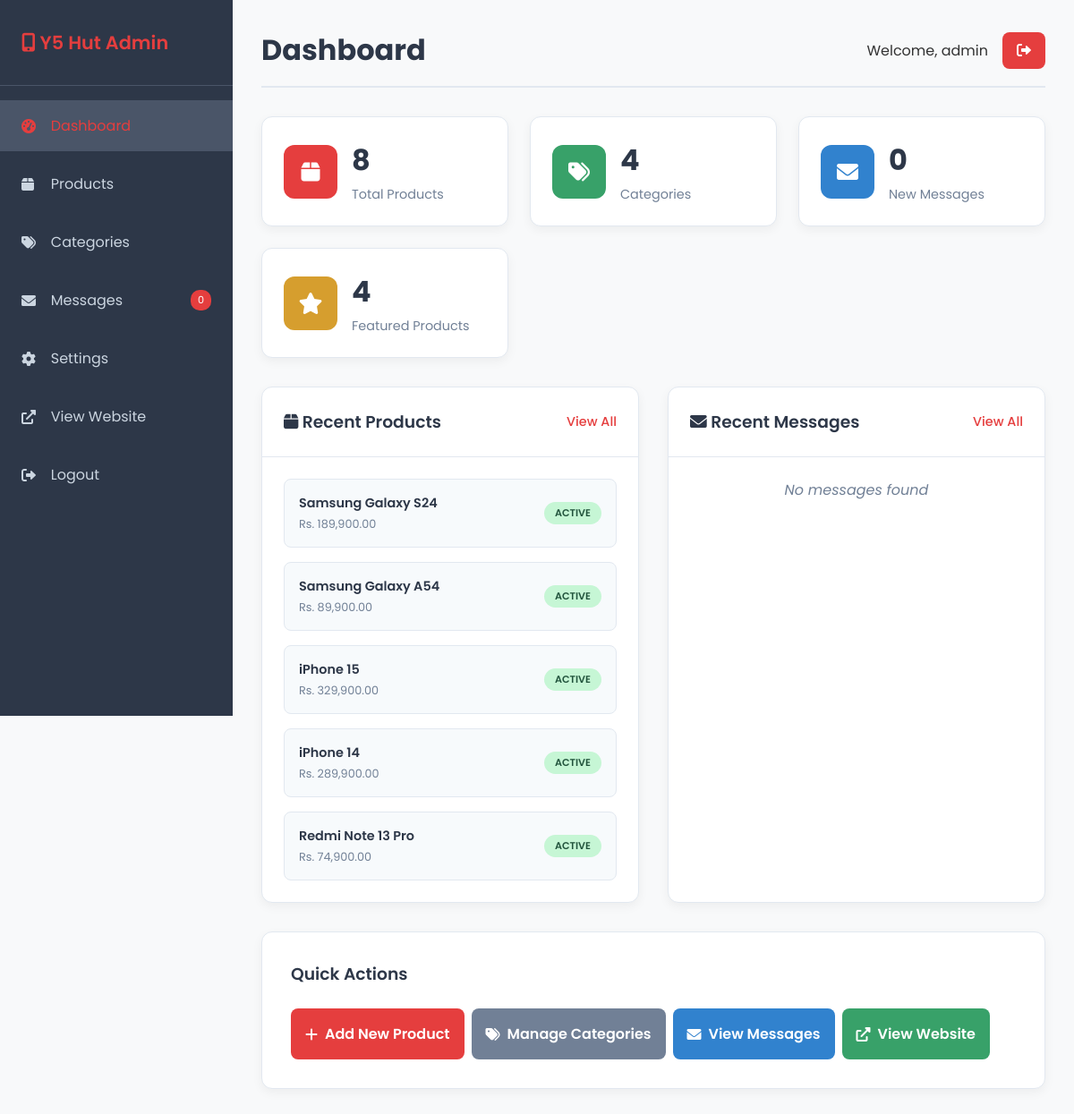
Page /admin/dashboard.php (signed in) on the committed database.
### tables this page shows
CREATE TABLE products (
    id INT AUTO_INCREMENT PRIMARY KEY,
    name VARCHAR(200) NOT NULL,
    slug VARCHAR(200) NOT NULL UNIQUE,
    category_id INT NOT NULL,
    price DECIMAL(10,2) NOT NULL,
    original_price DECIMAL(10,2),
    description TEXT,
    specifications JSON,
    image VARCHAR(255),
    gallery JSON,
    stock_quantity INT DEFAULT 0,
    status ENUM('active', 'inactive', 'out_of_stock') DEFAULT 'active',
    featured BOOLEAN DEFAULT FALSE,
    meta_title VARCHAR(200),
    meta_description TEXT,
    created_at TIMESTAMP DEFAULT CURRENT_TIMESTAMP,
    updated_at TIMESTAMP DEFAULT CURRENT_TIMESTAMP ON UPDATE CURRENT_TIMESTAMP,
    FOREIGN KEY (category_id) REFERENCES categories(id) ON DELETE CASCADE,
    INDEX idx_category (category_id),
    INDEX idx_status (status),
    INDEX idx_featured (featured)
);

### backend/db.php (called while the page is built, shortened)
<?php
class Database {
    private $host = DB_HOST;
    private $user = DB_USER;
    private $pass = DB_PASS;
    private $dbname = DB_NAME;
    private $dbh;
    private $stmt;
    public function __construct() {
        $dsn = 'mysql:host=' . $this->host . ';dbname=' . $this->dbname . ';charset=utf8mb4';
        $options = array(
            PDO::ATTR_PERSISTENT => true,
            PDO::ATTR_ERRMODE => PDO::ERRMODE_EXCEPTION,
            PDO::ATTR_DEFAULT_FETCH_MODE => PDO::FETCH_ASSOC
        );
        try {
            $this->dbh = new PDO($dsn, $this->user, $this->pass, $options);
        } catch(PDOException $e) {
            $this->error = $e->getMessage();
            error_log('Database connection failed: ' . $this->error);
            return false;
        }
    }
    public function query($query) {
        $this->stmt = $this->dbh->prepare($query);
    }
    public function execute() {
        return $this->stmt->execute();
    }
    public function resultset() {
        $this->execute();
        return $this->stmt->fetchAll();
    }
    public function single() {
        $this->execute();
        return $this->stmt->fetch();
    }
}
try {
    $db = new Database();
} catch (Exception $e) {
    error_log('Database initialization failed: ' . $e->getMessage());
    $db = null;
}
?>

### admin/dashboard.php (the view, shortened to what this page needs)
<?php
require_once '../backend/db.php';
try {
    $db->query('SELECT COUNT(*) as total FROM products WHERE status = "active"');
    $totalProducts = $db->single()['total'];
    $db->query('SELECT COUNT(*) as total FROM categories WHERE status = "active"');
    $totalCategories = $db->single()['total'];
    $db->query('SELECT COUNT(*) as total FROM messages WHERE status = "new"');
    $newMessages = $db->single()['total'];
    $db->query('SELECT COUNT(*) as total FROM products WHERE featured = 1 AND status = "active"');
    $featuredProducts = $db->single()['total'];
    $db->query('SELECT * FROM products ORDER BY created_at DESC LIMIT 5');
    $recentProducts = $db->resultset();
    $db->query('SELECT * FROM messages ORDER BY created_at DESC LIMIT 5');
    $recentMessages = $db->resultset();
} catch (Exception $e) {
    $error = 'Error loading dashboard data';
}
?>
<!DOCTYPE html>
<html lang="en">
<head>
    <link href="https://cdnjs.cloudflare.com/ajax/libs/font-awesome/6.0.0/css/all.min.css" rel="stylesheet">
    <link href="../assets/css/admin.css" rel="stylesheet">
</head>
<body>
    <div class="admin-container">
        <aside class="sidebar">
            <div class="sidebar-header">
                <h2><i class="fas fa-mobile-alt"></i> Y5 Hut Admin</h2>
            </div>
            <nav class="sidebar-nav">
                <ul>
                    <li><a href="dashboard.php" class="active"><i class="fas fa-tachometer-alt"></i> Dashboard</a></li>
                    <li><a href="products.php"><i class="fas fa-box"></i> Products</a></li>
                    <li><a href="categories.php"><i class="fas fa-tags"></i> Categories</a></li>
                    <li><a href="messages.php"><i class="fas fa-envelope"></i> Messages <span class="badge"><?php echo $newMessages; ?></span></a></li>
                    <li><a href="settings.php"><i class="fas fa-cog"></i> Settings</a></li>
                    <li><a href="../index.html" target="_blank"><i class="fas fa-external-link-alt"></i> View Website</a></li>
                    <li><a href="logout.php"><i class="fas fa-sign-out-alt"></i> Logout</a></li>
                </ul>
            </nav>
        </aside>
        <main class="main-content">
            <header class="admin-header">
                <h1>Dashboard</h1>
                <div class="admin-user">
                    <span>Welcome, <?php echo htmlspecialchars($_SESSION['admin_username']); ?></span>
                    <a href="logout.php" class="logout-btn"><i class="fas fa-sign-out-alt"></i></a>
                </div>
            </header>
            <div class="stats-grid">
                <div class="stat-card">
                    <div class="stat-icon products">
                        <i class="fas fa-box"></i>
                    </div>
                    <div class="stat-info">
                        <h3><?php echo $totalProducts; ?></h3>
                        <p>Total Products</p>
                    </div>
                </div>
                <div class="stat-card">
                    <div class="stat-icon categories">
                        <i class="fas fa-tags"></i>
                    </div>
                    <div class="stat-info">
                        <h3><?php echo $totalCategories; ?></h3>
                        <p>Categories</p>
                    </div>
                </div>
                <div class="stat-card">
                    <div class="stat-icon messages">
                        <i class="fas fa-envelope"></i>
                    </div>
                    <div class="stat-info">
                        <h3><?php echo $newMessages; ?></h3>
                        <p>New Messages</p>
                    </div>
                </div>
                <div class="stat-card">
                    <div class="stat-icon featured">
                        <i class="fas fa-star"></i>
                    </div>
                    <div class="stat-info">
                        <h3><?php echo $featuredProducts; ?></h3>
                        <p>Featured Products</p>
                    </div>
                </div>
            </div>
            <div class="dashboard-grid">
                <div class="dashboard-card">
                    <div class="card-header">
                        <h3><i class="fas fa-box"></i> Recent Products</h3>
                        <a href="products.php" class="view-all">View All</a>
                    </div>
                    <div class="card-content">
                        <?php if (!empty($recentProducts)): ?>
                            <div class="recent-list">
                                <?php foreach ($recentProducts as $product): ?>
                                    <div class="recent-item">
                                        <div class="item-info">
                                            <h4><?php echo htmlspecialchars($product['name']); ?></h4>
                                            <p>Rs. <?php echo number_format($product['price'], 2); ?></p>
                                        </div>
                                        <span class="item-status <?php echo $product['status']; ?>">
                                            <?php echo ucfirst($product['status']); ?>
                                        </span>
                                    </div>
                                <?php endforeach; ?>
                            </div>
                        <?php else: ?>
                            <p class="no-data">No products found</p>
                        <?php endif; ?>
                    </div>
                </div>
                <div class="dashboard-card">
                    <div class="card-header">
                        <h3><i class="fas fa-envelope"></i> Recent Messages</h3>
                        <a href="messages.php" class="view-all">View All</a>
                    </div>
                    <div class="card-content">
                        <?php if (!empty($recentMessages)): ?>
                            <div class="recent-list">
                                <?php foreach ($recentMessages as $message): ?>
                                    <div class="recent-item">
                                        <div class="item-info">
                                            <h4><?php echo htmlspecialchars($message['name']); ?></h4>
                                            <p><?php echo htmlspecialchars(substr($message['message'], 0, 50)) . '...'; ?></p>
                                        </div>
                                        <span class="item-status <?php echo $message['status']; ?>">
                                            <?php echo ucfirst($message['status']); ?>
                                        </span>
                                    </div>
                                <?php endforeach; ?>
                            </div>
                        <?php else: ?>
                            <p class="no-data">No messages found</p>
                        <?php endif; ?>
                    </div>
                </div>
            </div>
            <div class="quick-actions">
                <h3>Quick Actions</h3>
                <div class="action-buttons">
                    <a href="add-product.php" class="action-btn primary">
                        <i class="fas fa-plus"></i> Add New Product
                    </a>
                    <a href="categories.php" class="action-btn secondary">
                        <i class="fas fa-tags"></i> Manage Categories
                    </a>
                    <a href="messages.php" class="action-btn info">
                        <i class="fas fa-envelope"></i> View Messages
                    </a>
                    <a href="../index.html" target="_blank" class="action-btn success">
                        <i class="fas fa-external-link-alt"></i> View Website
                    </a>
                </div>
            </div>
        </main>
    </div>
</body>
</html>

### assets/css/admin.css (style rules this page uses)
* { margin: 0; padding: 0; box-sizing: border-box; }
body { font-family: 'Poppins', sans-serif; background: #f8f9fa; color: #333; }
.admin-container { display: flex; min-height: 100vh; }
.sidebar { width: 260px; background: #2d3748; color: white; position: fixed; height: 100vh; overflow-y: auto; }
.sidebar-header { padding: 2rem 1.5rem; border-bottom: 1px solid #4a5568; }
.sidebar-header h2 { color: #e53e3e; font-size: 1.3rem; font-weight: 600; }
.sidebar-nav ul { list-style: none; padding: 1rem 0; }
.sidebar-nav li { margin-bottom: 0.5rem; }
.sidebar-nav a { display: flex; align-items: center; padding: 1rem 1.5rem; color: #cbd5e0; text-decoration: none; transition: all 0.3s ease; position: relative; }
.sidebar-nav a:hover, .sidebar-nav a.active { background: #4a5568; color: #e53e3e; }
.sidebar-nav a i { margin-right: 0.8rem; width: 20px; }
.badge { background: #e53e3e; color: white; padding: 0.2rem 0.5rem; border-radius: 10px; font-size: 0.7rem; margin-left: auto; }
.main-content { flex: 1; margin-left: 260px; padding: 2rem; }
.admin-header { display: flex; justify-content: space-between; align-items: center; margin-bottom: 2rem; padding-bottom: 1rem; border-bottom: 2px solid #e2e8f0; }
.admin-header h1 { color: #2d3748; font-size: 2rem; font-weight: 700; }
.admin-user { display: flex; align-items: center; gap: 1rem; }
.logout-btn { background: #e53e3e; color: white; padding: 0.5rem 1rem; border-radius: 8px; text-decoration: none; transition: all 0.3s ease; }
.stats-grid { display: grid; grid-template-columns: repeat(auto-fit, minmax(250px, 1fr)); gap: 1.5rem; margin-bottom: 2rem; }
.stat-card { background: white; padding: 1.5rem; border-radius: 12px; box-shadow: 0 4px 12px rgba(0,0,0,0.05); display: flex; align-items: center; gap: 1rem; border: 1px solid #e2e8f0; }
.stat-icon { width: 60px; height: 60px; border-radius: 12px; display: flex; align-items: center; justify-content: center; font-size: 1.5rem; color: white; }
.stat-icon.products { background: #e53e3e; }
.stat-icon.categories { background: #38a169; }
.stat-icon.messages { background: #3182ce; }
.stat-icon.featured { background: #d69e2e; }
.stat-info h3 { font-size: 2rem; font-weight: 700; color: #2d3748; margin-bottom: 0.25rem; }
.stat-info p { color: #718096; font-size: 0.9rem; }
.dashboard-grid { display: grid; grid-template-columns: 1fr 1fr; gap: 2rem; margin-bottom: 2rem; }
.dashboard-card { background: white; border-radius: 12px; box-shadow: 0 4px 12px rgba(0,0,0,0.05); border: 1px solid #e2e8f0; }
.card-header { display: flex; justify-content: space-between; align-items: center; padding: 1.5rem; border-bottom: 1px solid #e2e8f0; }
.card-header h3 { color: #2d3748; font-weight: 600; }
.view-all { color: #e53e3e; text-decoration: none; font-size: 0.9rem; font-weight: 500; }
.card-content { padding: 1.5rem; }
.recent-list { display: flex; flex-direction: column; gap: 1rem; }
.recent-item { display: flex; justify-content: space-between; align-items: center; padding: 1rem; background: #f7fafc; border-radius: 8px; border: 1px solid #e2e8f0; }
.item-info h4 { color: #2d3748; font-size: 0.9rem; font-weight: 600; margin-bottom: 0.25rem; }
.item-info p { color: #718096; font-size: 0.8rem; }
.item-status { padding: 0.25rem 0.75rem; border-radius: 20px; font-size: 0.7rem; font-weight: 600; text-transform: uppercase; }
.item-status.active { background: #c6f6d5; color: #22543d; }
.no-data { text-align: center; color: #718096; font-style: italic; }
.quick-actions { background: white; padding: 2rem; border-radius: 12px; box-shadow: 0 4px 12px rgba(0,0,0,0.05); border: 1px solid #e2e8f0; }
.quick-actions h3 { color: #2d3748; margin-bottom: 1.5rem; font-weight: 600; }
.action-buttons { display: grid; grid-template-columns: repeat(auto-fit, minmax(200px, 1fr)); gap: 1rem; }
.action-btn { display: flex; align-items: center; justify-content: center; gap: 0.5rem; padding: 1rem; border-radius: 8px; text-decoration: none; font-weight: 600; transition: all 0.3s ease; color: white; }
.action-btn.primary { background: #e53e3e; }
.action-btn.secondary { background: #718096; }
.action-btn.info { background: #3182ce; }
.action-btn.success { background: #38a169; }
.action-buttons { display: flex; gap: 0.5rem; }

### rows in the picture
products: name "Samsung Galaxy S24", price "189,900.00", status "ACTIVE"
products: name "Samsung Galaxy A54", price "89,900.00", status "ACTIVE"
products: name "iPhone 15", price "329,900.00", status "ACTIVE"
products: name "iPhone 14", price "289,900.00", status "ACTIVE"
products: name "Redmi Note 13 Pro", price "74,900.00", status "ACTIVE"

### other values in the picture
$newMessages "0"
$_SESSION['admin_username'] "admin"
$totalProducts "8"
$totalCategories "4"
$featuredProducts "4"
